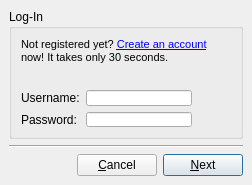
<ui version="4.0" >
 <class>NewAccount</class>
 <widget class="QDialog" name="NewAccount" >
  <property name="geometry" >
   <rect>
    <x>0</x>
    <y>0</y>
    <width>252</width>
    <height>182</height>
   </rect>
  </property>
  <property name="windowTitle" >
   <string>Register Account</string>
  </property>
  <layout class="QVBoxLayout" >
   <property name="spacing" >
    <number>6</number>
   </property>
   <property name="margin" >
    <number>9</number>
   </property>
   <item>
    <widget class="QGroupBox" name="gb_server" >
     <property name="title" >
      <string>Log-In</string>
     </property>
     <layout class="QGridLayout" name="_2" >
      <property name="margin" >
       <number>9</number>
      </property>
      <property name="spacing" >
       <number>6</number>
      </property>
      <item row="1" column="0" >
       <widget class="QLabel" name="link" >
        <property name="text" >
         <string>&lt;!DOCTYPE HTML PUBLIC "-//W3C//DTD HTML 4.0//EN" "http://www.w3.org/TR/REC-html40/strict.dtd">
&lt;html>&lt;head>&lt;meta name="qrichtext" content="1" />&lt;style type="text/css">
p, li { white-space: pre-wrap; }
&lt;/style>&lt;/head>&lt;body style=" font-family:'MS Shell Dlg 2'; font-size:8.25pt; font-weight:400; font-style:normal;">
&lt;p style=" margin-top:0px; margin-bottom:0px; margin-left:0px; margin-right:0px; -qt-block-indent:0; text-indent:0px;">&lt;span style=" font-size:8pt;">Not registered yet? &lt;/span>&lt;a href="http://peachnote.com/user/register">&lt;span style=" text-decoration: underline; color:#0000ff;">Create an account&lt;/span>&lt;/a>&lt;span style=" font-size:8pt;"> now! It takes only 30 seconds.&lt;/span>&lt;/p>&lt;/body>&lt;/html></string>
        </property>
        <property name="wordWrap" >
         <bool>true</bool>
        </property>
        <property name="openExternalLinks" >
         <bool>true</bool>
        </property>
       </widget>
      </item>
      <item row="3" column="0" >
       <layout class="QGridLayout" name="gridLayout" >
        <item row="0" column="0" >
         <widget class="QLabel" name="label" >
          <property name="text" >
           <string>Username:</string>
          </property>
         </widget>
        </item>
        <item row="0" column="1" >
         <widget class="QLineEdit" name="username" />
        </item>
        <item row="1" column="0" >
         <widget class="QLabel" name="label_2" >
          <property name="text" >
           <string>Password:</string>
          </property>
         </widget>
        </item>
        <item row="1" column="1" >
         <widget class="QLineEdit" name="password" >
          <property name="echoMode" >
           <enum>QLineEdit::Password</enum>
          </property>
         </widget>
        </item>
        <item row="0" column="2" >
         <spacer name="horizontalSpacer_2" >
          <property name="orientation" >
           <enum>Qt::Horizontal</enum>
          </property>
          <property name="sizeHint" stdset="0" >
           <size>
            <width>40</width>
            <height>20</height>
           </size>
          </property>
         </spacer>
        </item>
       </layout>
      </item>
      <item row="2" column="0" >
       <widget class="QLabel" name="info" >
        <property name="text" >
         <string/>
        </property>
       </widget>
      </item>
     </layout>
    </widget>
   </item>
   <item>
    <widget class="Line" name="line2" >
     <property name="frameShape" >
      <enum>QFrame::HLine</enum>
     </property>
     <property name="frameShadow" >
      <enum>QFrame::Sunken</enum>
     </property>
     <property name="orientation" >
      <enum>Qt::Horizontal</enum>
     </property>
    </widget>
   </item>
   <item>
    <layout class="QHBoxLayout" name="buttons" >
     <property name="spacing" >
      <number>6</number>
     </property>
     <property name="margin" >
      <number>0</number>
     </property>
     <item>
      <spacer name="horizontalSpacer" >
       <property name="orientation" >
        <enum>Qt::Horizontal</enum>
       </property>
       <property name="sizeType" >
        <enum>QSizePolicy::MinimumExpanding</enum>
       </property>
       <property name="sizeHint" stdset="0" >
        <size>
         <width>40</width>
         <height>20</height>
        </size>
       </property>
      </spacer>
     </item>
     <item>
      <widget class="QPushButton" name="pb_cancel" >
       <property name="text" >
        <string>&amp;Cancel</string>
       </property>
      </widget>
     </item>
     <item>
      <widget class="QPushButton" name="pb_next" >
       <property name="text" >
        <string>&amp;Next</string>
       </property>
       <property name="default" >
        <bool>true</bool>
       </property>
      </widget>
     </item>
    </layout>
   </item>
  </layout>
 </widget>
 <layoutdefault spacing="6" margin="11" />
 <pixmapfunction>qPixmapFromMimeSource</pixmapfunction>
 <tabstops>
  <tabstop>pb_next</tabstop>
  <tabstop>pb_cancel</tabstop>
 </tabstops>
 <resources/>
 <connections/>
</ui>
